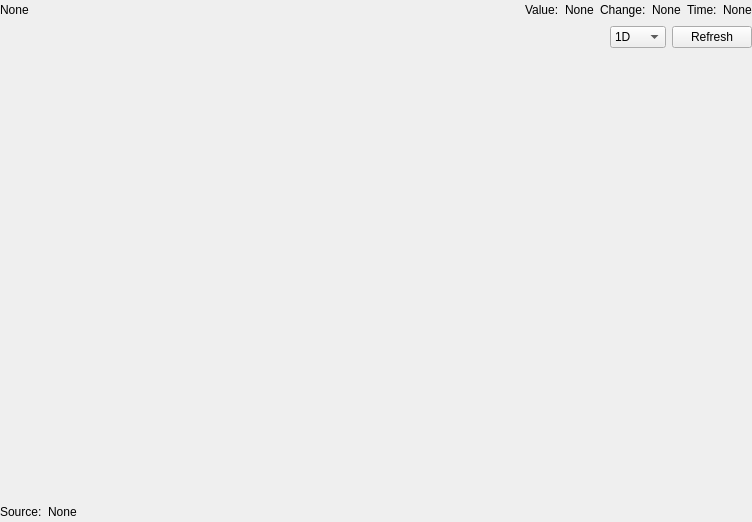
<?xml version="1.0" encoding="UTF-8"?>
<ui version="4.0">
 <class>stockChartWidet</class>
 <widget class="QWidget" name="stockChartWidet">
  <property name="geometry">
   <rect>
    <x>0</x>
    <y>0</y>
    <width>752</width>
    <height>522</height>
   </rect>
  </property>
  <property name="windowTitle">
   <string>Index Chart</string>
  </property>
  <layout class="QVBoxLayout" name="verticalLayout" stretch="0,0,1,0,1">
   <property name="leftMargin">
    <number>0</number>
   </property>
   <property name="topMargin">
    <number>0</number>
   </property>
   <property name="rightMargin">
    <number>0</number>
   </property>
   <property name="bottomMargin">
    <number>0</number>
   </property>
   <item>
    <layout class="QHBoxLayout" name="horizontalLayout">
     <item>
      <widget class="QLabel" name="nameLabel">
       <property name="text">
        <string>None</string>
       </property>
      </widget>
     </item>
     <item>
      <spacer name="horizontalSpacer">
       <property name="orientation">
        <enum>Qt::Horizontal</enum>
       </property>
       <property name="sizeHint" stdset="0">
        <size>
         <width>40</width>
         <height>20</height>
        </size>
       </property>
      </spacer>
     </item>
     <item>
      <widget class="QLabel" name="label_2">
       <property name="text">
        <string>Value:</string>
       </property>
      </widget>
     </item>
     <item>
      <widget class="QLabel" name="valueLabel">
       <property name="text">
        <string>None</string>
       </property>
      </widget>
     </item>
     <item>
      <widget class="QLabel" name="label_4">
       <property name="text">
        <string>Change:</string>
       </property>
      </widget>
     </item>
     <item>
      <widget class="QLabel" name="changeLabel">
       <property name="text">
        <string>None</string>
       </property>
      </widget>
     </item>
     <item>
      <widget class="QLabel" name="label">
       <property name="text">
        <string>Time:</string>
       </property>
      </widget>
     </item>
     <item>
      <widget class="QLabel" name="timeLabel">
       <property name="text">
        <string>None</string>
       </property>
      </widget>
     </item>
    </layout>
   </item>
   <item>
    <layout class="QHBoxLayout" name="horizontalLayout_3">
     <item>
      <spacer name="horizontalSpacer_3">
       <property name="orientation">
        <enum>Qt::Horizontal</enum>
       </property>
       <property name="sizeHint" stdset="0">
        <size>
         <width>40</width>
         <height>20</height>
        </size>
       </property>
      </spacer>
     </item>
     <item>
      <widget class="QComboBox" name="rangeCB">
       <item>
        <property name="text">
         <string>1D</string>
        </property>
       </item>
       <item>
        <property name="text">
         <string>14D</string>
        </property>
       </item>
       <item>
        <property name="text">
         <string>1M</string>
        </property>
       </item>
       <item>
        <property name="text">
         <string>3M</string>
        </property>
       </item>
       <item>
        <property name="text">
         <string>6M</string>
        </property>
       </item>
       <item>
        <property name="text">
         <string>1R</string>
        </property>
       </item>
       <item>
        <property name="text">
         <string>MAX</string>
        </property>
       </item>
      </widget>
     </item>
     <item>
      <widget class="QPushButton" name="refreshPB">
       <property name="text">
        <string>Refresh</string>
       </property>
      </widget>
     </item>
    </layout>
   </item>
   <item>
    <widget class="IndexIntradayChart" name="dataChart" native="true">
     <property name="minimumSize">
      <size>
       <width>0</width>
       <height>10</height>
      </size>
     </property>
    </widget>
   </item>
   <item>
    <layout class="QHBoxLayout" name="horizontalLayout_2">
     <item>
      <widget class="QLabel" name="label_3">
       <property name="text">
        <string>Source:</string>
       </property>
      </widget>
     </item>
     <item>
      <widget class="QLabel" name="sourceLabel">
       <property name="text">
        <string>None</string>
       </property>
      </widget>
     </item>
     <item>
      <spacer name="horizontalSpacer_2">
       <property name="orientation">
        <enum>Qt::Horizontal</enum>
       </property>
       <property name="sizeHint" stdset="0">
        <size>
         <width>40</width>
         <height>20</height>
        </size>
       </property>
      </spacer>
     </item>
    </layout>
   </item>
   <item>
    <layout class="QVBoxLayout" name="toolbarLayout"/>
   </item>
  </layout>
 </widget>
 <customwidgets>
  <customwidget>
   <class>IndexIntradayChart</class>
   <extends>QWidget</extends>
   <header>stockmonitor.gui.widget.mpl.indexintradaychart</header>
   <container>1</container>
  </customwidget>
 </customwidgets>
 <resources/>
 <connections/>
</ui>
